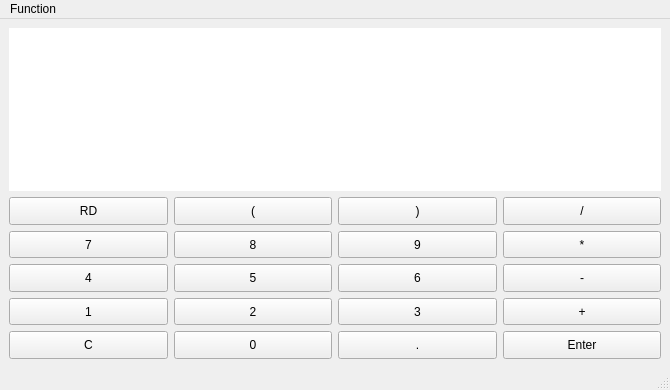
<?xml version="1.0" encoding="UTF-8"?>
<ui version="4.0">
 <class>MainWindow</class>
 <widget class="QMainWindow" name="MainWindow">
  <property name="geometry">
   <rect>
    <x>0</x>
    <y>0</y>
    <width>670</width>
    <height>390</height>
   </rect>
  </property>
  <property name="windowTitle">
   <string>MainWindow</string>
  </property>
  <widget class="QWidget" name="centralwidget">
   <layout class="QVBoxLayout" name="verticalLayout">
    <item>
     <widget class="QLineEdit" name="num_line">
      <property name="sizePolicy">
       <sizepolicy hsizetype="Expanding" vsizetype="Expanding">
        <horstretch>0</horstretch>
        <verstretch>0</verstretch>
       </sizepolicy>
      </property>
      <property name="font">
       <font>
        <pointsize>30</pointsize>
       </font>
      </property>
      <property name="text">
       <string/>
      </property>
      <property name="frame">
       <bool>false</bool>
      </property>
     </widget>
    </item>
    <item>
     <layout class="QGridLayout" name="keybord_layout">
      <property name="topMargin">
       <number>0</number>
      </property>
      <item row="1" column="2">
       <widget class="QPushButton" name="close_paren">
        <property name="sizePolicy">
         <sizepolicy hsizetype="Expanding" vsizetype="Expanding">
          <horstretch>0</horstretch>
          <verstretch>0</verstretch>
         </sizepolicy>
        </property>
        <property name="text">
         <string>)</string>
        </property>
       </widget>
      </item>
      <item row="4" column="2">
       <widget class="QPushButton" name="num_3">
        <property name="sizePolicy">
         <sizepolicy hsizetype="Expanding" vsizetype="Expanding">
          <horstretch>0</horstretch>
          <verstretch>0</verstretch>
         </sizepolicy>
        </property>
        <property name="text">
         <string>3</string>
        </property>
       </widget>
      </item>
      <item row="6" column="0">
       <widget class="QPushButton" name="clear">
        <property name="sizePolicy">
         <sizepolicy hsizetype="Expanding" vsizetype="Expanding">
          <horstretch>0</horstretch>
          <verstretch>0</verstretch>
         </sizepolicy>
        </property>
        <property name="text">
         <string>C</string>
        </property>
       </widget>
      </item>
      <item row="1" column="0">
       <widget class="QPushButton" name="round_down">
        <property name="sizePolicy">
         <sizepolicy hsizetype="Expanding" vsizetype="Expanding">
          <horstretch>0</horstretch>
          <verstretch>0</verstretch>
         </sizepolicy>
        </property>
        <property name="text">
         <string>RD</string>
        </property>
       </widget>
      </item>
      <item row="3" column="0">
       <widget class="QPushButton" name="num_4">
        <property name="sizePolicy">
         <sizepolicy hsizetype="Expanding" vsizetype="Expanding">
          <horstretch>0</horstretch>
          <verstretch>0</verstretch>
         </sizepolicy>
        </property>
        <property name="text">
         <string>4</string>
        </property>
       </widget>
      </item>
      <item row="1" column="3">
       <widget class="QPushButton" name="div">
        <property name="sizePolicy">
         <sizepolicy hsizetype="Expanding" vsizetype="Expanding">
          <horstretch>0</horstretch>
          <verstretch>0</verstretch>
         </sizepolicy>
        </property>
        <property name="text">
         <string>/</string>
        </property>
       </widget>
      </item>
      <item row="4" column="1">
       <widget class="QPushButton" name="num_2">
        <property name="sizePolicy">
         <sizepolicy hsizetype="Expanding" vsizetype="Expanding">
          <horstretch>0</horstretch>
          <verstretch>0</verstretch>
         </sizepolicy>
        </property>
        <property name="text">
         <string>2</string>
        </property>
       </widget>
      </item>
      <item row="4" column="0">
       <widget class="QPushButton" name="num_1">
        <property name="sizePolicy">
         <sizepolicy hsizetype="Expanding" vsizetype="Expanding">
          <horstretch>0</horstretch>
          <verstretch>0</verstretch>
         </sizepolicy>
        </property>
        <property name="text">
         <string>1</string>
        </property>
       </widget>
      </item>
      <item row="2" column="0">
       <widget class="QPushButton" name="num_7">
        <property name="sizePolicy">
         <sizepolicy hsizetype="Expanding" vsizetype="Expanding">
          <horstretch>0</horstretch>
          <verstretch>0</verstretch>
         </sizepolicy>
        </property>
        <property name="text">
         <string>7</string>
        </property>
       </widget>
      </item>
      <item row="6" column="2">
       <widget class="QPushButton" name="dot">
        <property name="sizePolicy">
         <sizepolicy hsizetype="Expanding" vsizetype="Expanding">
          <horstretch>0</horstretch>
          <verstretch>0</verstretch>
         </sizepolicy>
        </property>
        <property name="text">
         <string>.</string>
        </property>
       </widget>
      </item>
      <item row="2" column="3">
       <widget class="QPushButton" name="mul">
        <property name="sizePolicy">
         <sizepolicy hsizetype="Expanding" vsizetype="Expanding">
          <horstretch>0</horstretch>
          <verstretch>0</verstretch>
         </sizepolicy>
        </property>
        <property name="text">
         <string>*</string>
        </property>
       </widget>
      </item>
      <item row="6" column="1">
       <widget class="QPushButton" name="num_0">
        <property name="sizePolicy">
         <sizepolicy hsizetype="Expanding" vsizetype="Expanding">
          <horstretch>0</horstretch>
          <verstretch>0</verstretch>
         </sizepolicy>
        </property>
        <property name="text">
         <string>0</string>
        </property>
       </widget>
      </item>
      <item row="3" column="3">
       <widget class="QPushButton" name="sub">
        <property name="sizePolicy">
         <sizepolicy hsizetype="Expanding" vsizetype="Expanding">
          <horstretch>0</horstretch>
          <verstretch>0</verstretch>
         </sizepolicy>
        </property>
        <property name="text">
         <string>-</string>
        </property>
       </widget>
      </item>
      <item row="4" column="3">
       <widget class="QPushButton" name="add">
        <property name="sizePolicy">
         <sizepolicy hsizetype="Expanding" vsizetype="Expanding">
          <horstretch>0</horstretch>
          <verstretch>0</verstretch>
         </sizepolicy>
        </property>
        <property name="text">
         <string>+</string>
        </property>
       </widget>
      </item>
      <item row="6" column="3">
       <widget class="QPushButton" name="enter">
        <property name="sizePolicy">
         <sizepolicy hsizetype="Expanding" vsizetype="Expanding">
          <horstretch>0</horstretch>
          <verstretch>0</verstretch>
         </sizepolicy>
        </property>
        <property name="text">
         <string>Enter</string>
        </property>
       </widget>
      </item>
      <item row="2" column="2">
       <widget class="QPushButton" name="num_9">
        <property name="sizePolicy">
         <sizepolicy hsizetype="Expanding" vsizetype="Expanding">
          <horstretch>0</horstretch>
          <verstretch>0</verstretch>
         </sizepolicy>
        </property>
        <property name="text">
         <string>9</string>
        </property>
       </widget>
      </item>
      <item row="3" column="1">
       <widget class="QPushButton" name="num_5">
        <property name="sizePolicy">
         <sizepolicy hsizetype="Expanding" vsizetype="Expanding">
          <horstretch>0</horstretch>
          <verstretch>0</verstretch>
         </sizepolicy>
        </property>
        <property name="text">
         <string>5</string>
        </property>
       </widget>
      </item>
      <item row="3" column="2">
       <widget class="QPushButton" name="num_6">
        <property name="sizePolicy">
         <sizepolicy hsizetype="Expanding" vsizetype="Expanding">
          <horstretch>0</horstretch>
          <verstretch>0</verstretch>
         </sizepolicy>
        </property>
        <property name="text">
         <string>6</string>
        </property>
       </widget>
      </item>
      <item row="1" column="1">
       <widget class="QPushButton" name="open_paren">
        <property name="sizePolicy">
         <sizepolicy hsizetype="Expanding" vsizetype="Expanding">
          <horstretch>0</horstretch>
          <verstretch>0</verstretch>
         </sizepolicy>
        </property>
        <property name="text">
         <string>(</string>
        </property>
       </widget>
      </item>
      <item row="2" column="1">
       <widget class="QPushButton" name="num_8">
        <property name="sizePolicy">
         <sizepolicy hsizetype="Expanding" vsizetype="Expanding">
          <horstretch>0</horstretch>
          <verstretch>0</verstretch>
         </sizepolicy>
        </property>
        <property name="text">
         <string>8</string>
        </property>
       </widget>
      </item>
     </layout>
    </item>
   </layout>
  </widget>
  <widget class="QMenuBar" name="menubar">
   <property name="geometry">
    <rect>
     <x>0</x>
     <y>0</y>
     <width>670</width>
     <height>17</height>
    </rect>
   </property>
   <widget class="QMenu" name="menufunction">
    <property name="title">
     <string>Function</string>
    </property>
    <addaction name="action_to_postfix"/>
    <addaction name="action_edit_able_enable"/>
   </widget>
   <addaction name="menufunction"/>
  </widget>
  <widget class="QStatusBar" name="statusbar"/>
  <action name="action_to_postfix">
   <property name="text">
    <string>ToPostfix</string>
   </property>
  </action>
  <action name="action_edit_able_enable">
   <property name="text">
    <string>Edit En/Able</string>
   </property>
  </action>
 </widget>
 <resources/>
 <connections/>
</ui>
